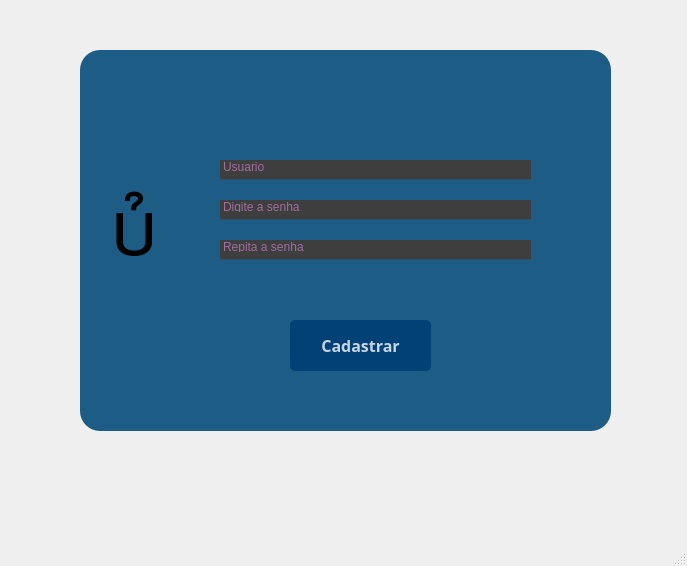
<?xml version="1.0" encoding="UTF-8"?>
<ui version="4.0">
 <class>Form_Cadastro</class>
 <widget class="QMainWindow" name="Form_Cadastro">
  <property name="geometry">
   <rect>
    <x>0</x>
    <y>0</y>
    <width>687</width>
    <height>566</height>
   </rect>
  </property>
  <property name="windowTitle">
   <string>MainWindow</string>
  </property>
  <widget class="QWidget" name="centralwidget">
   <widget class="QWidget" name="widget" native="true">
    <property name="geometry">
     <rect>
      <x>80</x>
      <y>50</y>
      <width>531</width>
      <height>381</height>
     </rect>
    </property>
    <property name="styleSheet">
     <string notr="true">background-color: rgb(29, 92, 132);
border-radius:20px;</string>
    </property>
    <widget class="QLineEdit" name="cadastro_password">
     <property name="geometry">
      <rect>
       <x>140</x>
       <y>150</y>
       <width>311</width>
       <height>20</height>
      </rect>
     </property>
     <property name="styleSheet">
      <string notr="true">background-color: rgb(62, 62, 62);
border: 1px solid rgba(0, 0, 0, 0);
border-bottom-color:rgba(46, 82, 101, 255);
color:rgb(255, 155, 255);
padding-bottom:7px</string>
     </property>
     <property name="echoMode">
      <enum>QLineEdit::Password</enum>
     </property>
     <property name="placeholderText">
      <string>Digite a senha</string>
     </property>
    </widget>
    <widget class="QLineEdit" name="cadastro_usuario">
     <property name="geometry">
      <rect>
       <x>140</x>
       <y>110</y>
       <width>311</width>
       <height>20</height>
      </rect>
     </property>
     <property name="styleSheet">
      <string notr="true">background-color: rgb(62, 62, 62);
border: 1px solid rgba(0, 0, 0, 0);
border-bottom-color:rgba(46, 82, 101, 255);
color:rgb(255, 155, 255);
padding-bottom:7px</string>
     </property>
     <property name="placeholderText">
      <string>Usuario</string>
     </property>
    </widget>
    <widget class="QLabel" name="label">
     <property name="geometry">
      <rect>
       <x>30</x>
       <y>120</y>
       <width>151</width>
       <height>101</height>
      </rect>
     </property>
     <property name="font">
      <font>
       <pointsize>60</pointsize>
      </font>
     </property>
     <property name="styleSheet">
      <string notr="true">background-color: 0</string>
     </property>
     <property name="text">
      <string></string>
     </property>
    </widget>
    <widget class="QLabel" name="msg_label">
     <property name="geometry">
      <rect>
       <x>120</x>
       <y>290</y>
       <width>281</width>
       <height>16</height>
      </rect>
     </property>
     <property name="text">
      <string/>
     </property>
    </widget>
    <widget class="QPushButton" name="cadastrarButton">
     <property name="geometry">
      <rect>
       <x>210</x>
       <y>270</y>
       <width>141</width>
       <height>51</height>
      </rect>
     </property>
     <property name="font">
      <font>
       <family>Arial Black</family>
       <pointsize>12</pointsize>
       <weight>75</weight>
       <bold>true</bold>
      </font>
     </property>
     <property name="styleSheet">
      <string notr="true">
QPushButton#cadastrarButton{
background-color:rgba(2, 65, 118, 255);
color:rgba(255, 255, 255, 200);
border-radius:5px;
}

QPushButton#cadastrarButton:pressed{
padding-left:5px;
padding-top:5px;
background-color:qlineargradient(spread:pad, x1:1, y1:1, x2:1, y2:0, stop:0 rgba(66, 199, 255, 100), stop:1 rgba(255, 255, 255, 100));
}

QPushButton#cadastrarButton{
background-color:rgba(2, 65, 118, 255);
}
</string>
     </property>
     <property name="text">
      <string>Cadastrar</string>
     </property>
    </widget>
    <widget class="QLineEdit" name="repeat_password">
     <property name="geometry">
      <rect>
       <x>140</x>
       <y>190</y>
       <width>311</width>
       <height>20</height>
      </rect>
     </property>
     <property name="styleSheet">
      <string notr="true">background-color: rgb(62, 62, 62);
border: 1px solid rgba(0, 0, 0, 0);
border-bottom-color:rgba(46, 82, 101, 255);
color:rgb(255, 155, 255);
padding-bottom:7px</string>
     </property>
     <property name="echoMode">
      <enum>QLineEdit::Password</enum>
     </property>
     <property name="placeholderText">
      <string>Repita a senha</string>
     </property>
    </widget>
    <widget class="QLabel" name="msg_label2">
     <property name="geometry">
      <rect>
       <x>140</x>
       <y>220</y>
       <width>311</width>
       <height>21</height>
      </rect>
     </property>
     <property name="text">
      <string/>
     </property>
    </widget>
   </widget>
  </widget>
  <widget class="QMenuBar" name="menubar">
   <property name="geometry">
    <rect>
     <x>0</x>
     <y>0</y>
     <width>687</width>
     <height>21</height>
    </rect>
   </property>
  </widget>
  <widget class="QStatusBar" name="statusbar"/>
 </widget>
 <resources/>
 <connections/>
</ui>
